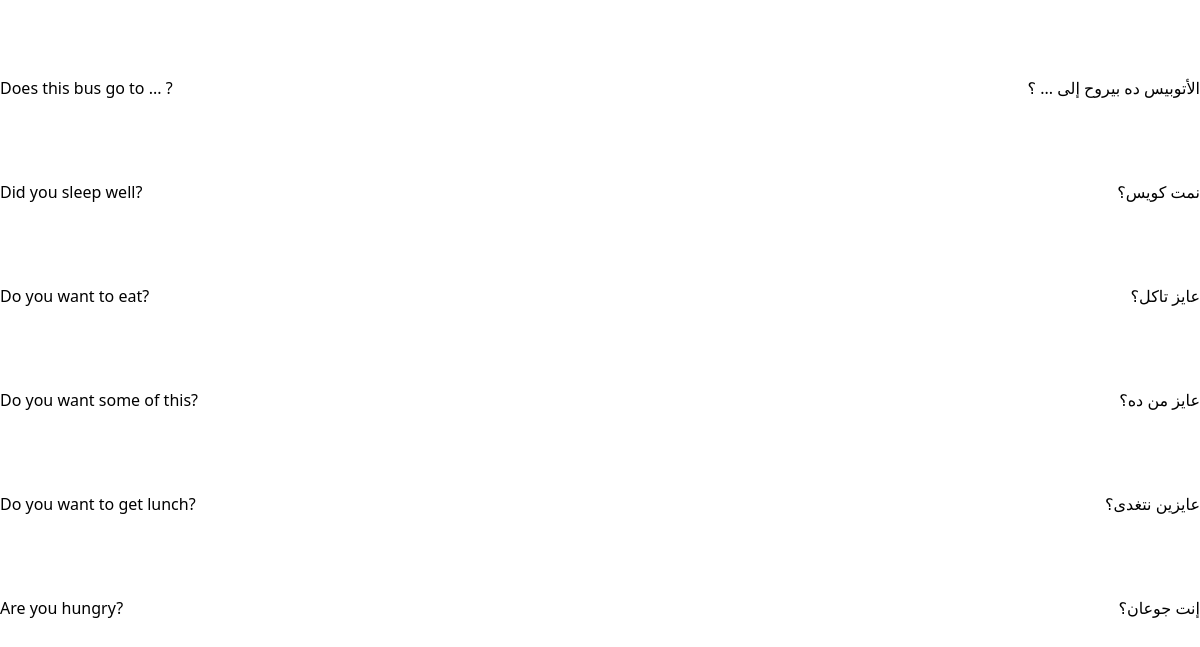
/just_sentences (lower part), run on an earlier commit of the app's database.
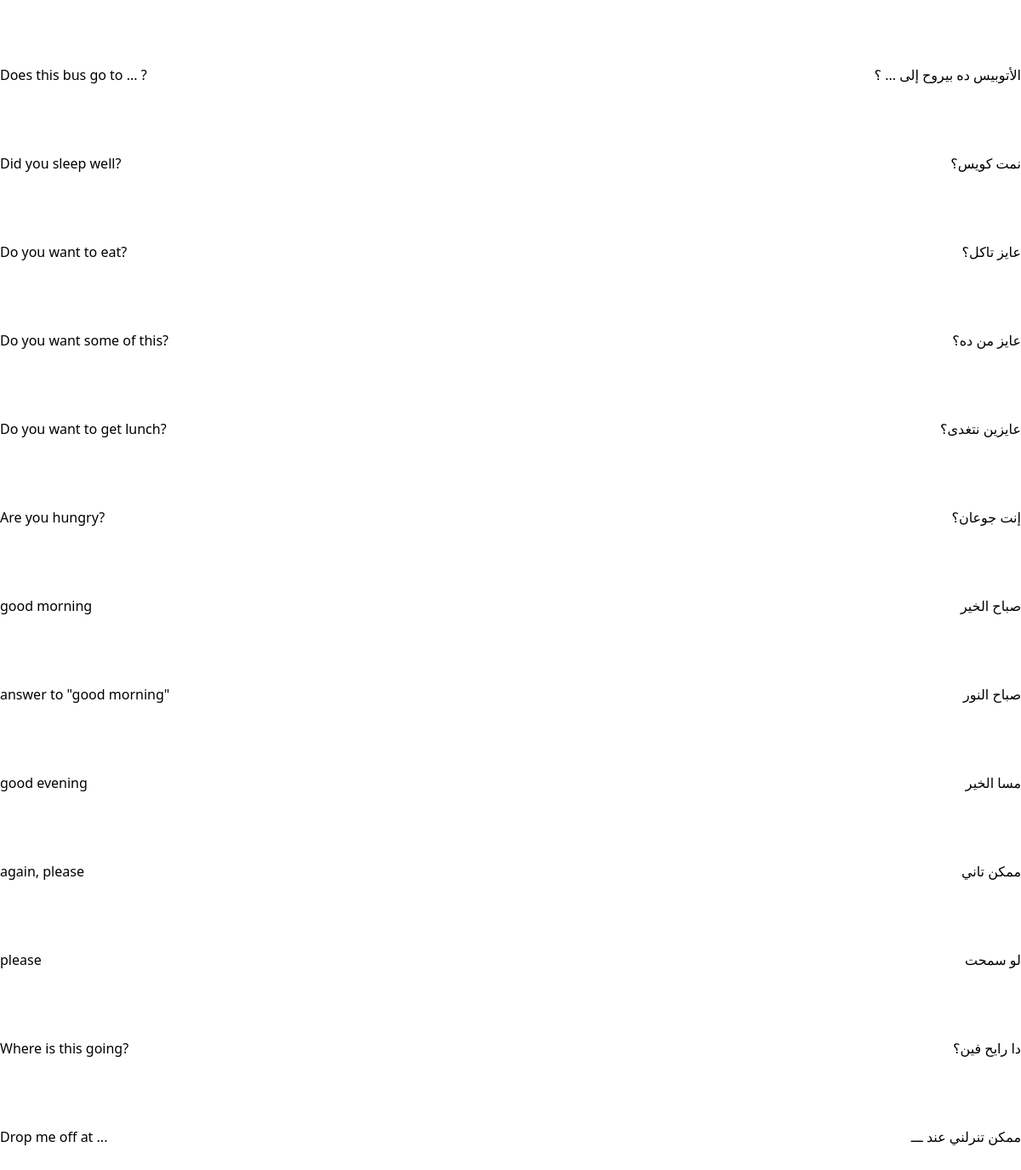
And on a later commit of the database.
### sentenceBank/models.py (models this page shows, shortened)
class MainSentence(models.Model):
    id = models.UUIDField(
         primary_key = True,
         default = uuid.uuid4,
         editable = False)
    topic = models.ForeignKey(Topic, on_delete=models.CASCADE, blank=True, null=True)
    english = models.CharField(max_length=500)
    arabic = models.CharField(max_length=500, blank=True, null=True)
    dialect = models.CharField(max_length=50, choices=DIALECTS, default='MSA')
    transliteration = models.CharField(max_length=500, blank=True, null=True)
    source = models.CharField(max_length=100, blank=True, null=True)

### sentenceBank/views.py (the view)
# urls.py: path("just_sentences", views.just_sentences),
def just_sentences(request):
    return render(request, 'just_sentences.html', {'sentences': MainSentence.objects.all()})

### sentenceBank/templates/just_sentences.html (shortened to what this page needs)
<!DOCTYPE html>
<html lang="en">
<head>
    <script src="https://cdn.tailwindcss.com"></script>
</head>
<body>
    {% for sentence in sentences %}
    <div class="mb-20 flex justify-between">
        <span>
            {{ sentence.english }}
        </span>
        <span>
            {{ sentence.arabic }}
        </span>
    </div>
    {% endfor %}
</body>
</html>

What changed in the data, as far as the page shows it:
added MainSentence: english "good morning", arabic "صباح الخير"
added MainSentence: english "answer to \"good morning\"", arabic "صباح النور"
added MainSentence: english "good evening", arabic "مسا الخير"
added MainSentence: english "again, please", arabic "ممكن تاني"
added MainSentence: english "please", arabic "لو سمحت"
added MainSentence: english "Where is this going?", arabic "دا رايح فين؟"
added MainSentence: english "Drop me off at ...", arabic "ممكن تنرلني عند ـــ"
